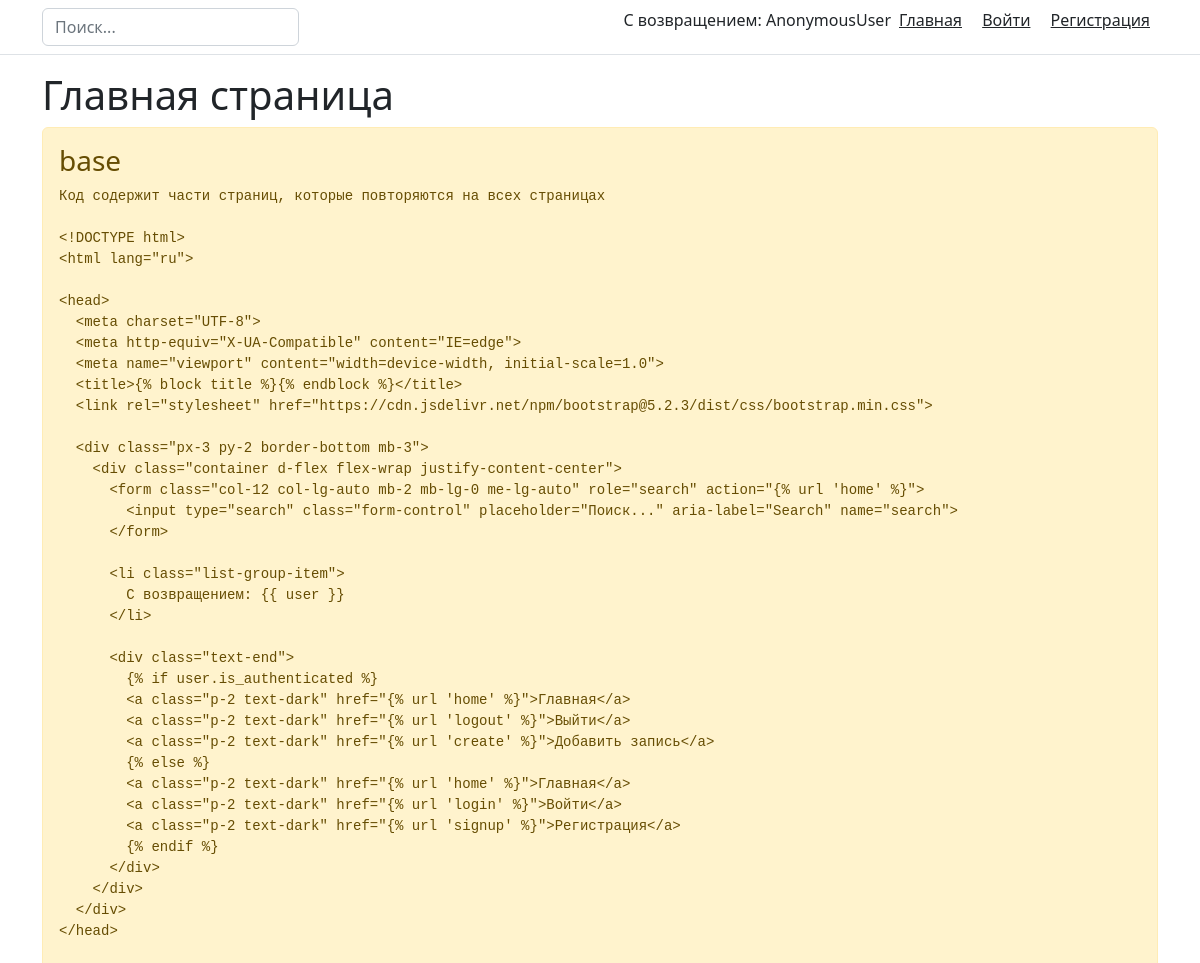
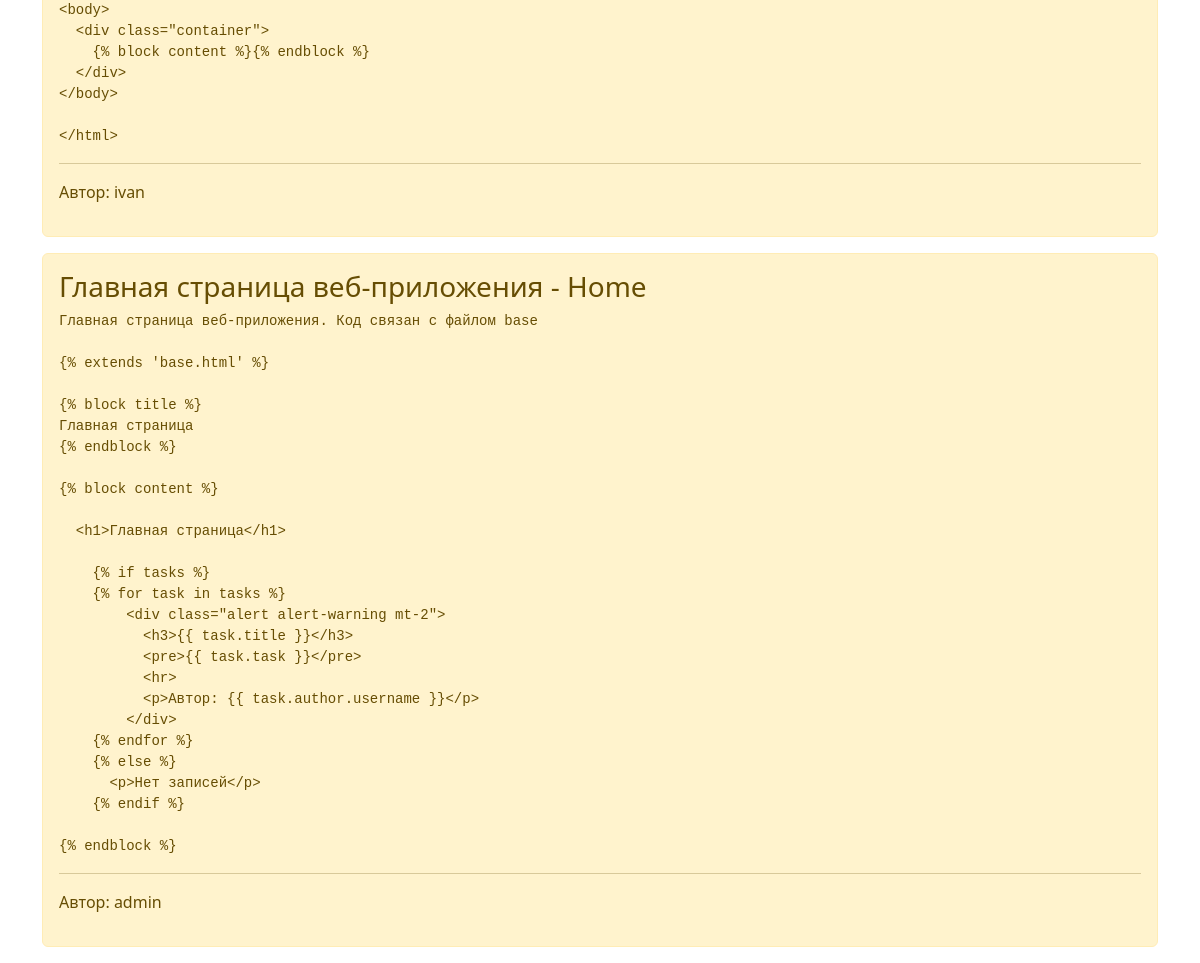
The page / on the database its author committed (2 pictures, top to bottom).
### main/models.py (models this page shows, shortened)
class Task(models.Model):
    title = models.CharField('Название', max_length=50)
    task = models.TextField('Описание')
    author = models.ForeignKey(User, on_delete=models.CASCADE, default=1)
    class Meta:
        verbose_name = 'Задача'
        verbose_name_plural = 'Задачи'

class User(AbstractUser):
    pass

### main/views.py (the view)
# urls.py: path('', TemplateView.as_view(template_name='home.html'), name ='home'),
def home(request):
    text_search = request.GET.get('search')
    if text_search:
        s_ta = TaskDocument.search().query("match_phrase", task=text_search).to_queryset()
        s_ti = TaskDocument.search().query("match_phrase", title=text_search).to_queryset()
        tasks = (s_ta | s_ti).distinct()
    else:
        tasks = Task.objects.order_by('title')
    return render(request, 'home.html', {'title': 'Главная страница сайта', 'tasks': tasks})

### templates/home.html (shortened to what this page needs)
{% extends 'base.html' %}
{% block content %}
  <h1>Главная страница</h1>
    {% if tasks %}
    {% for task in tasks %}
        <div class="alert alert-warning mt-2">
          <h3>{{ task.title }}</h3>
          <pre>{{ task.task }}</pre>
          <hr>
          <p>Автор: {{ task.author.username }}</p>
        </div>
    {% endfor %}
    {% else %}
      <p>Нет записей</p>
    {% endif %}
{% endblock %}

### templates/base.html (shortened to what this page needs)
<!DOCTYPE html>
<html lang="ru">
<head>
    <link rel="stylesheet" href="https://cdn.jsdelivr.net/npm/bootstrap@5.2.3/dist/css/bootstrap.min.css">
    <div class="px-3 py-2 border-bottom mb-3">
        <div class="container d-flex flex-wrap justify-content-center">
          <form class="col-12 col-lg-auto mb-2 mb-lg-0 me-lg-auto" role="search" action="{% url 'home' %}">
            <input type="search" class="form-control" placeholder="Поиск..." aria-label="Search" name="search">
          </form>
          <li class="list-group-item">
            С возвращением: {{ user }}
          </li>
          <div class="text-end">
            {% if user.is_authenticated %}
                <a class="p-2 text-dark" href="{% url 'home' %}">Главная</a>
                <a class="p-2 text-dark" href="{% url 'logout' %}">Выйти</a>
                <a class="p-2 text-dark" href="{% url 'create' %}">Добавить запись</a>
            {% else %}
                <a class="p-2 text-dark" href="{% url 'home' %}">Главная</a>
                <a class="p-2 text-dark" href="{% url 'login' %}">Войти</a>
                <a class="p-2 text-dark" href="{% url 'signup' %}">Регистрация</a>
            {% endif %}
          </div>
        </div>
      </div>
</head>
<body>
    <div class="container">
        {% block content %}{% endblock %}
    </div>
</body>
</html>

### rows shown on the page
Task: title "base", task "Код содержит части страниц, которые повторяются на всех страницах <!DOCTYPE html> <html lang=\"ru\"> <head> <meta charset=\"UTF-8\"> <meta http-equiv=\"X-UA-Compatible\" content=\"IE=edge\"> <meta name=\"viewport\" content=\"width=device-width, initial-scale=1.0\"> <title>{% block title %}{% endblock %}</title> <link rel=\"stylesheet\" href=\"https://cdn.jsdelivr.net/npm/bootstrap@5.2.3/dist/css/bootstrap.min.css\"> <div class=\"px-3 py-2 border-bottom mb-3\"> <div class=\"container d-flex flex-wrap justify-content-center\"> <form class=\"col-12 col-lg-auto mb-2 mb-lg-0 me-lg-auto\" role=\"search\" action=\"{% url 'home' %}\"> <input type=\"search\" class=\"form-control\" placeholder=\"Поиск...\" aria-label=\"Search\"…", author.username "ivan"
Task: title "Главная страница веб-приложения - Home", task "Главная страница веб-приложения. Код связан с файлом base {% extends 'base.html' %} {% block title %} Главная страница {% endblock %} {% block content %} <h1>Главная страница</h1> {% if tasks %} {% for task in tasks %} <div class=\"alert alert-warning mt-2\"> <h3>{{ task.title }}</h3> <pre>{{ task.task }}</pre> <hr> <p>Автор: {{ task.author.username }}</p> </div> {% endfor %} {% else %} <p>Нет записей</p> {% endif %} {% endblock %}", author.username "admin"

### other values the page prints
{{ user }} "AnonymousUser"
